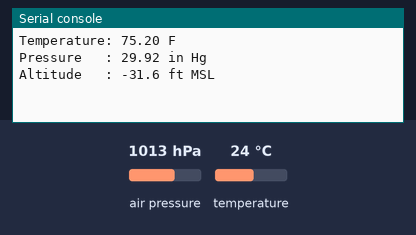
The program below on a simulated CircuitPython board. Parts: the last lines printed to the serial console. The inputs (shaded band) are chosen by the test bench; at power-on: air pressure 1013 hPa, temperature 24 °C.

Above: at 1.2 s.
1.3 s: air pressure set to 952 hPa
4.3 s: temperature set to 12 °C
At 5.7 s:
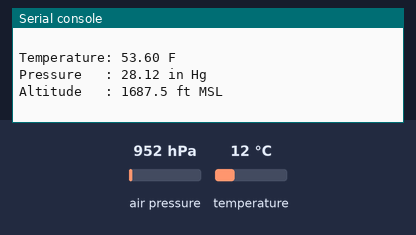
7.3 s: air pressure set to 975 hPa
At 10.7 s:
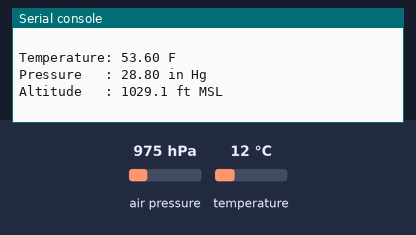
Timing chart, 0 to 12.2 s (numbered marks = the images above; inputs shaded):
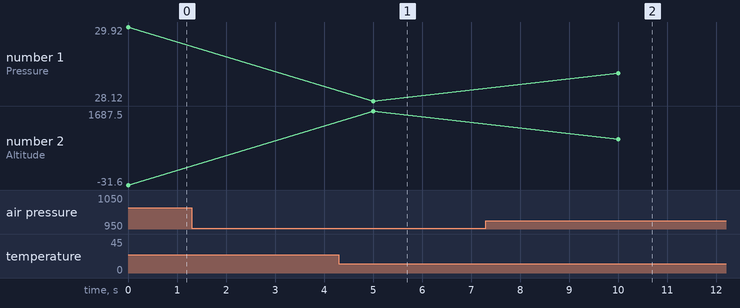

Measured:
- after the input at 4.3 s, the serial console: prints a new line after 0.70 s (image 1)
- after the input at 7.3 s, the serial console: prints a new line after 2.7 s (image 2)
- plotted number 1: 28.12 → 28.8 after the input at 7.3 s
- plotted number 2: 1687.5 → 1029.1 after the input at 7.3 s

The program:

demo-03-bmp280-sensor.py
```python
import time
import board
import adafruit_bmp280

i2c = board.I2C()
sensor = adafruit_bmp280.Adafruit_BMP280_I2C(i2c)

# Calibrate the sensor
sensor.sea_level_pressure = 1011.85

while True:
    print(f"Temperature: {((sensor.temperature*1.8)+32):.2f} F")
    print(f"Pressure   : {(sensor.pressure / 33.86):.2f} in Hg")
    print(f"Altitude   : {(sensor.altitude * 3.3):.1f} ft MSL\n")
    time.sleep(5)
```
